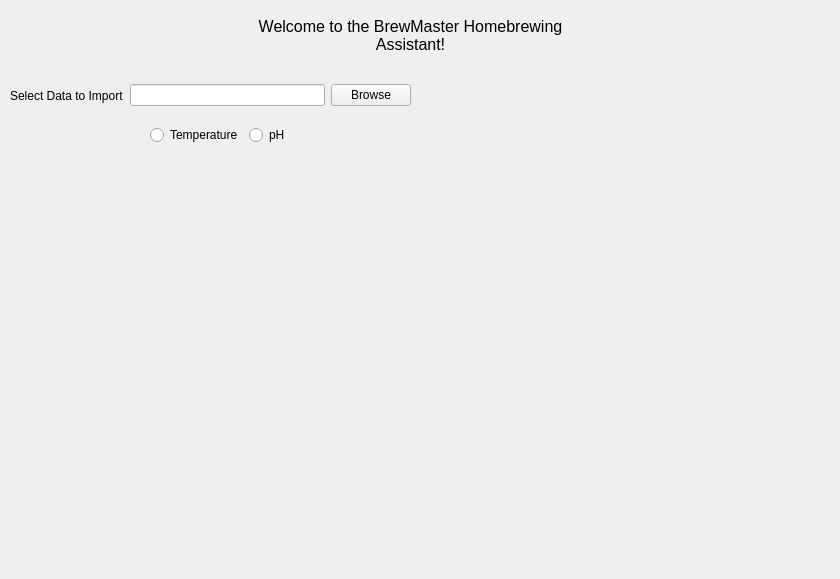
<?xml version="1.0" encoding="UTF-8"?>
<ui version="4.0">
 <class>BrewMaster</class>
 <widget class="QMainWindow" name="BrewMaster">
  <property name="geometry">
   <rect>
    <x>0</x>
    <y>0</y>
    <width>840</width>
    <height>579</height>
   </rect>
  </property>
  <property name="windowTitle">
   <string>MainWindow</string>
  </property>
  <widget class="QWidget" name="centralwidget">
   <widget class="QLabel" name="label">
    <property name="geometry">
     <rect>
      <x>210</x>
      <y>0</y>
      <width>401</width>
      <height>71</height>
     </rect>
    </property>
    <property name="text">
     <string>&lt;html&gt;&lt;head/&gt;&lt;body&gt;&lt;p align=&quot;center&quot;&gt;&lt;span style=&quot; font-size:12pt;&quot;&gt;Welcome to the BrewMaster Homebrewing &lt;br&gt; Assistant!&lt;/span&gt;&lt;/p&gt;&lt;/body&gt;&lt;/html&gt;</string>
    </property>
   </widget>
   <widget class="QWidget" name="horizontalLayoutWidget_2">
    <property name="geometry">
     <rect>
      <x>10</x>
      <y>70</y>
      <width>401</width>
      <height>51</height>
     </rect>
    </property>
    <layout class="QHBoxLayout" name="horizontalLayout_2">
     <item>
      <widget class="QLabel" name="searchLabel">
       <property name="text">
        <string>Select Data to Import</string>
       </property>
      </widget>
     </item>
     <item>
      <widget class="QLineEdit" name="dataSearchText"/>
     </item>
     <item>
      <widget class="QPushButton" name="searchForData">
       <property name="text">
        <string>Browse</string>
       </property>
      </widget>
     </item>
    </layout>
   </widget>
   <widget class="QWidget" name="horizontalLayoutWidget_3">
    <property name="geometry">
     <rect>
      <x>150</x>
      <y>120</y>
      <width>161</width>
      <height>31</height>
     </rect>
    </property>
    <layout class="QHBoxLayout" name="horizontalLayout_3">
     <item>
      <widget class="QRadioButton" name="tempButton">
       <property name="text">
        <string>Temperature</string>
       </property>
      </widget>
     </item>
     <item>
      <widget class="QRadioButton" name="pHButton">
       <property name="text">
        <string>pH</string>
       </property>
      </widget>
     </item>
    </layout>
   </widget>
   <widget class="QWidget" name="plotWidget" native="true">
    <property name="geometry">
     <rect>
      <x>0</x>
      <y>230</y>
      <width>841</width>
      <height>351</height>
     </rect>
    </property>
   </widget>
  </widget>
 </widget>
 <resources/>
 <connections/>
</ui>
